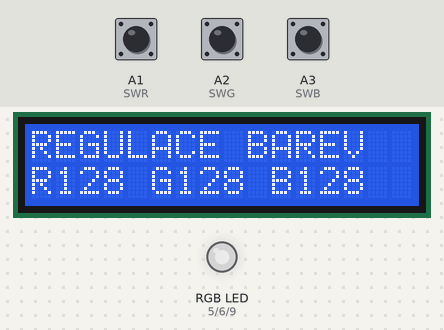
Simulated run of this sketch. Board: Arduino Uno, built with avr-gcc and run on an emulated ATmega328P. On the bench: 16×2 character LCD, an RGB LED mixed from three pins (HIGH = lit). The inputs (shaded band) are chosen by the test bench; at power-on: A1 (SWR) LOW, A2 (SWG) LOW, A3 (SWB) LOW. Dim RGB values are drawn brighter than linear.

Above: at 1.2 s.
1.3 s: A1 (SWR) pulled HIGH for 1 s
At 2.6 s:
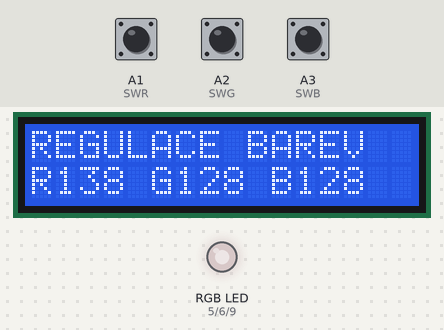
3.8 s: A2 (SWG) pulled HIGH for 3.2 s
At 7.5 s:
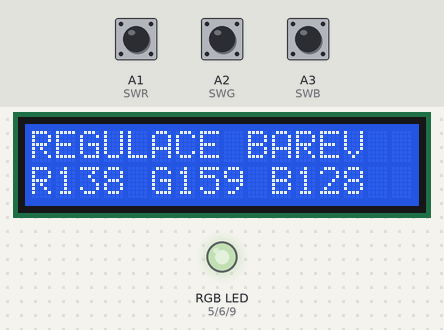
8.5 s: A3 (SWB) pulled HIGH for 3.2 s
At 12.5 s:
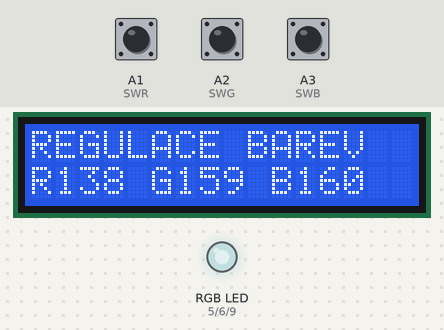
13.2 s: A1 (SWR) pulled HIGH for 0.15 s
At 13.8 s:
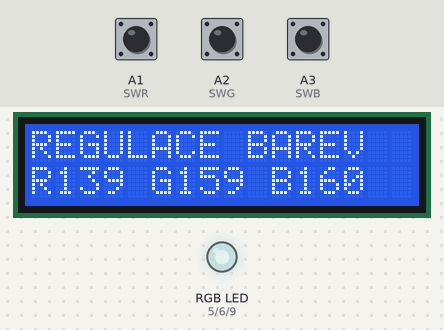
14.8 s: A2 (SWG) pulled HIGH for 0.15 s
At 16.0 s:
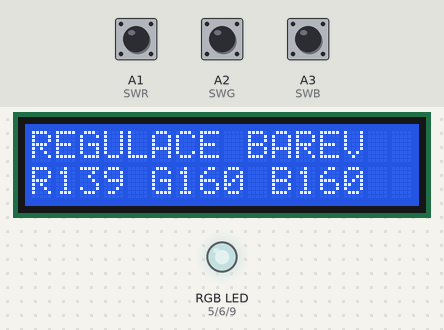
16.4 s: A3 (SWB) pulled HIGH for 0.15 s
At 17.5 s:
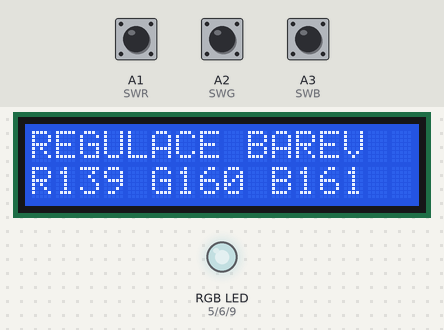
Timing chart, 0 to 19.0 s (numbered marks = the images above; inputs shaded):
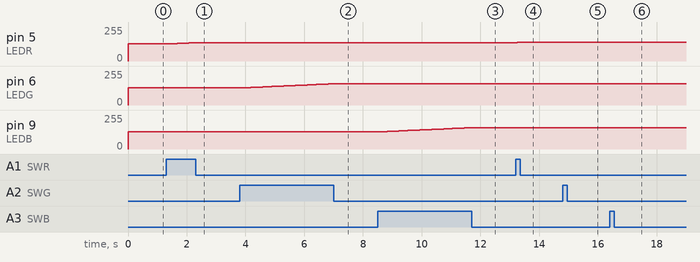

Measured:
- after the input at 1.3 s, pin 5 (LEDR): moves from 128/255 to 138/255 over 0.91 s, starting after 0.07 s; the display: first changes after 0.07 s (image 1 shows a later state)
- after the input at 3.8 s, pin 6 (LEDG): moves from 128/255 to 159/255 over 3.0 s, starting after 0.08 s; the display: first changes after 0.08 s (image 2 shows a later state)
- after the input at 8.5 s, pin 9 (LEDB): moves from 128/255 to 160/255 over 3.1 s, starting at once; the display: first changes at once (image 3 shows a later state)
- after the input at 13.2 s, pin 5 (LEDR): 138/255 → 139/255 after 0.06 s; the display: changes after 0.06 s (image 4)
- after the input at 14.8 s, pin 6 (LEDG): 159/255 → 160/255 after 0.06 s; the display: changes after 0.06 s (image 5)
- after the input at 16.4 s, pin 9 (LEDB): 160/255 → 161/255 after 0.06 s; the display: changes after 0.06 s (image 6)

The sketch:

rgbOvladaniTlacitky.ino
```cpp
#include <LiquidCrystal.h>

LiquidCrystal lcd(8,A4,2,3,4,7);
int SWR = A1;
int SWG = A2;
int SWB = A3;

int LEDR = 5;
int LEDG = 6;
int LEDB = 9;

byte r, g, b;
void setup()
{
  pinMode(SWR,INPUT);
  pinMode(SWG,INPUT);
  pinMode(SWB,INPUT);
  pinMode(LEDR, OUTPUT);
  pinMode(LEDG, OUTPUT);
  pinMode(LEDB, OUTPUT);
  analogWrite(LEDR, 128);
  analogWrite(LEDG, 128);
  analogWrite(LEDB, 128);
  lcd.begin(16,2);
  lcd.print("REGULACE BAREV");
  lcd.setCursor(0,1);
  lcd.print("R128 G128 B128");
  r = 128;
  g = 128;
  b = 128;
}

void loop()
{
  if(digitalRead(SWR))
  {
    analogWrite(LEDR, ++r);
    lcd.setCursor(1,1);
    lcd.print("   ");
    lcd.setCursor(1,1);
    lcd.print(r);
  }
  if(digitalRead(SWG))
  {
    analogWrite(LEDG, ++g);
    lcd.setCursor(6,1);
    lcd.print("   ");
    lcd.setCursor(6,1);
    lcd.print(g);
  }
  if(digitalRead(SWB))
  {
    analogWrite(LEDB, ++b);
    lcd.setCursor(11,1);
    lcd.print("   ");
    lcd.setCursor(11,1);
    lcd.print(b);
  }
  delay(100);
}
```
